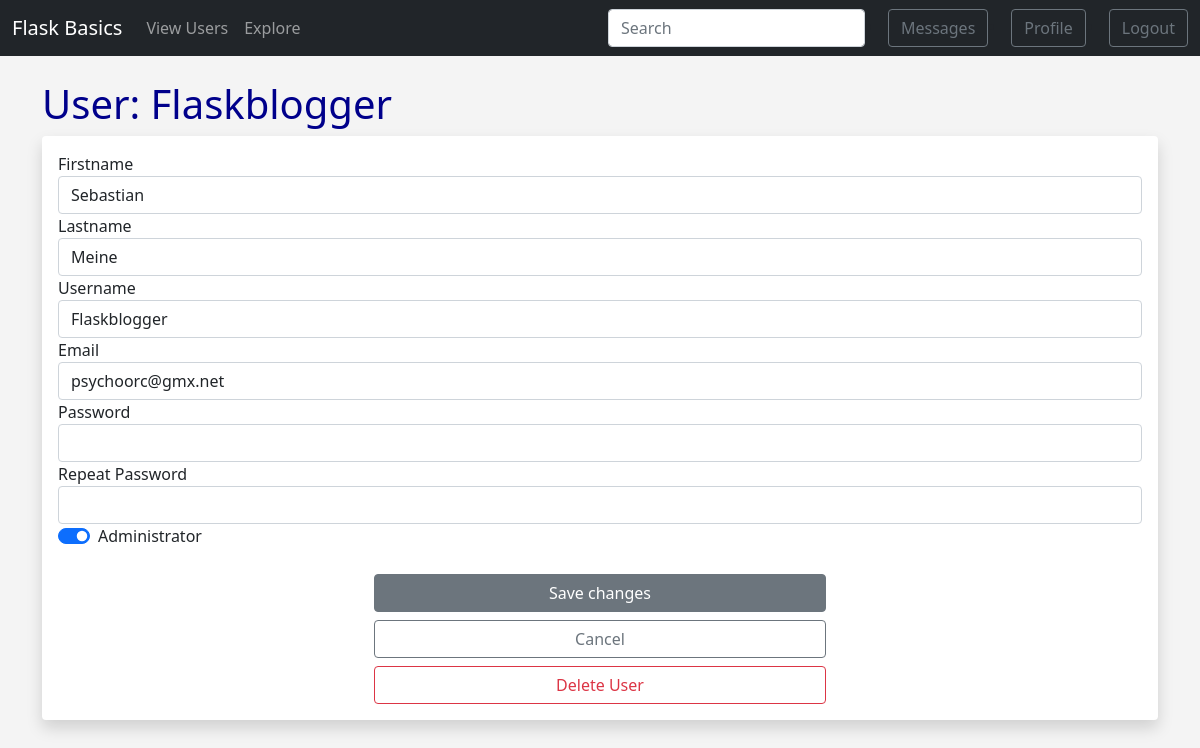
The app's page /admin/edit/2 (signed in) with its own data.
### app/models.py (models this page shows, shortened)
class User(UserMixin, db.Model):  # type: ignore
    id = db.Column(db.Integer, primary_key=True)
    firstname = db.Column(db.String(100), index=True)
    lastname = db.Column(db.String(100), index=True)
    username = db.Column(db.String(64), index=True, unique=True)
    email = db.Column(db.String(120), index=True, unique=True)
    password_hash = db.Column(db.String(128))
    posts = db.relationship("Post", cascade="delete", backref="author", lazy="dynamic")
    date_added = db.Column(db.DateTime, default=datetime.utcnow)
    last_modify = db.Column(db.DateTime, default=datetime.utcnow)
    administrator = db.Column(db.Boolean, default=False)
    about_me = db.Column(db.String(140))
    last_seen = db.Column(db.DateTime)
    followed = db.relationship(
        "User",
        secondary=followers,
        primaryjoin=(followers.c.follower_id == id),
        secondaryjoin=(followers.c.followed_id == id),
        backref=db.backref("followers", lazy="dynamic"),
        lazy="dynamic",
    )
    messages_sent = db.relationship(
        "Message",
        foreign_keys="Message.sender_id",
        cascade="delete",
        backref="author",
        lazy="dynamic",
    )
    messages_received = db.relationship(
        "Message",
        foreign_keys="Message.recipient_id",
        cascade="delete",
        backref="recipient",
        lazy="dynamic",
    )
    last_message_read_time = db.Column(db.DateTime)
    notifications = db.relationship(
        "Notification", cascade="delete", backref="user", lazy="dynamic"
    )
    def new_messages(self):
        last_read_time = self.last_message_read_time or datetime(1900, 1, 1)
        return (
            Message.query.filter_by(recipient=self)
            .filter(Message.timestamp >= last_read_time)
            .count()
        )

### app/admin/routes.py (the view)
@admin_blueprint.route("/edit/<int:id>", methods=["GET", "POST"])
@login_required
def edit(id):
    if not current_user.administrator:  # type: ignore
        return redirect(url_for("main.index"))
    form = EditUserForm()
    user = User.query.get_or_404(id)
    users = User.query.order_by(User.id)
    is_admin = user.administrator == 1
    if request.method == "POST":
        user.username = request.form["username"]
        user.email = request.form["email"]
        if not current_user.id == id:  # type: ignore
            user.administrator = True if request.form.get("admin") == "y" else False
        if len(request.form["password"]) != 0:
            user.password_hash = generate_password_hash(request.form["password"])
        user.last_modify = datetime.now()
        try:
            if form.validate_on_submit():
                db.session.commit()
                flash(
                    _("{username} Successfully edited!").format(username=user.username),
                    "success",
                )
                return redirect(url_for("admin.view_users"))
            return render_template(
                "user/edit.html", form=form, user=user, id=id, is_admin=is_admin
            )
        except sqlalchemy.exc.IntegrityError as e:
            flash(str(e), "danger")
            db.session.rollback()
            return redirect(url_for("admin.view_users"))
        except Exception:
            flash(_("Error! A problem has occurred!"), "danger")
            return redirect(url_for("admin.view_users"))
    else:
        return render_template(
            "admin/edit.html", form=form, user=user, id=id, is_admin=is_admin
        )

### app/main/forms.py
class SearchForm(FlaskForm):
    q = StringField(_l("Search"), validators=[DataRequired()])
    def __init__(self, *args, **kwargs):
        if "formdata" not in kwargs:
            kwargs["formdata"] = request.args
        if "meta" not in kwargs:
            kwargs["meta"] = {"csrf": False}
        super(SearchForm, self).__init__(*args, **kwargs)

### app/auth/forms.py
class EditUserForm(AdminForm):
    password = PasswordField(
        _l("Password"),
        validators=[
            Optional(),
            Length(min=8, message=_l("Password be at least 8 characters")),
            Regexp(
                "^(?=.*[a-z])",
                message=_l("Password must contain lowercase letters"),
            ),
            Regexp(
                "^(?=.*[A-Z])",
                message=_l("Password must contain capital letters"),
            ),
            Regexp("^(?=.*\\d)", message=_l("Password must contain numbers")),
            Regexp(
                "(?=.*[@$!%*#?&])",
                message=_l("Password must contain characters"),
            ),
        ],
    )
    password2 = PasswordField(
        _l("Repeat Password"), validators=[Optional(), EqualTo("password")]
    )

### app/admin/routes.py (called while the page is built)
@admin_blueprint.before_request
def before_request():
    if current_user.is_authenticated:  # type: ignore
        current_user.last_seen = datetime.utcnow()
        db.session.commit()
        g.search_form = SearchForm()
    g.locale = str(get_locale())

### app/models.py (called while the page is built)
@login.user_loader
def load_user(id):
    return User.query.get(int(id))

    @classmethod
    def before_commit(cls, session):
        session._changes = {
            "add": list(session.new),
            "update": list(session.dirty),
            "delete": list(session.deleted),
        }

    @classmethod
    def after_commit(cls, session):
        for obj in session._changes["add"]:
            if isinstance(obj, SearchableMixin):
                add_to_index(obj.__tablename__, obj)  # type: ignore
        for obj in session._changes["update"]:
            if isinstance(obj, SearchableMixin):
                add_to_index(obj.__tablename__, obj)  # type: ignore
        for obj in session._changes["delete"]:
            if isinstance(obj, SearchableMixin):
                remove_from_index(obj.__tablename__, obj)  # type: ignore
        session._changes = None

### app/templates/admin/edit.html (shortened to what this page needs)
{% extends 'base.html' %}
{% block content %}
<h1>{{_('User:')}} {{user.username}}</h1>
<div class="shadow p-3 mb-5 bg-body rounded">
	<form action="{{ url_for('admin.edit', id=user.id) }}" method="POST">
        {{ form.firstname.label(class="form-check-label") }}
        {{ form.firstname(size=32, class="form-control", value=user.firstname) }}
        {{ form.lastname.label(class="form-check-label") }}
        {{ form.lastname(size=32, class="form-control", value=user.lastname) }}
		{{ form.username.label(class="form-check-label") }}
		{{ form.username(class="form-control", value=user.username) }}
		{{ form.email.label(class="form-check-label") }}
		{{ form.email(class="form-control", value=user.email) }}
		{{ form.password.label(class="form-check-label") }}
		{{ form.password(class="form-control") }}
		{{ form.password2.label(class="form-check-label") }}
		{{ form.password2(class="form-control") }}
        <div class="form-check form-switch" >
            {{ form.admin(class="form-check-input", checked=is_admin, disabled=current_user.id == user.id) }}
            {{ form.admin.label(class="form-check-label") }}
        </div>
		<br/>
        <div class="vstack gap-2 col-md-5 mx-auto">
        <button type="submit" class="btn btn-secondary">Save changes</button>
        <button type="button" onclick="window.location.href='{{ url_for( 'admin.view_users') }}';" class="btn btn-outline-secondary">Cancel</button>
		<a href="{{ url_for('admin.delete', id=id)}}" class="btn btn-outline-danger {{'disabled' if current_user.id == user.id}}">{{_('Delete User')}}</a>
        </div>
	</form>
</div>
{% endblock %}

### app/static/css/style.css (style rules this page uses)
* { font-family:'Segoe UI', Tahoma, Geneva, Verdana, sans-serif; }
h1 { color: darkblue; font-size: 40px; }
body { background: #f4f4f4; }

### records on screen
User: username "Flaskblogger", firstname "Sebastian", lastname "Meine", email "psychoorc@gmx.net"
